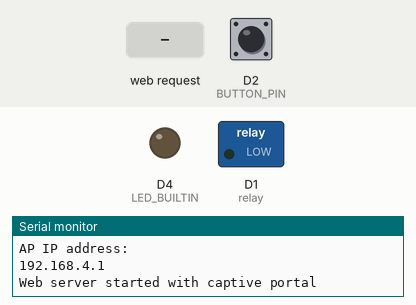
This sketch was run on a simulated ESP8266 (NodeMCU). On the bench: switched loads named in the sketch (green lamp = pin HIGH), output pins drawn as LEDs (lit = HIGH, except the on-board LED, lit = LOW), the last lines printed to the serial monitor. The test bench sets the inputs (shaded band); at power-on: D2 (BUTTON_PIN) HIGH.

Above: at 1.2 s.
1.3 s: D2 (BUTTON_PIN) pulled LOW for 0.15 s
At 1.45 s:
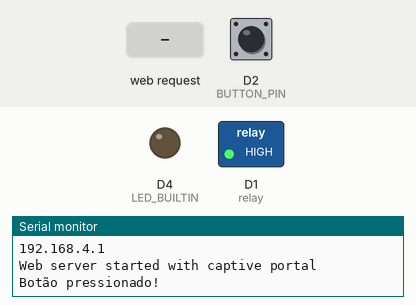
3.0 s: HTTP request GET / received
4.5 s: D2 (BUTTON_PIN) pulled LOW for 1 s
7.0 s: HTTP request GET /cmd received
8.5 s: HTTP request GET /cmd?val=ok received
Timing chart, 0 to 11.0 s (numbered marks = the images above; inputs shaded):
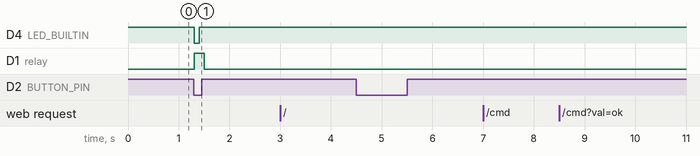

Measured:
- after the input at 1.3 s, D4 (LED_BUILTIN): HIGH → LOW at once, → HIGH 0.10 s later; D1 (relay): LOW → HIGH at once, → LOW 0.20 s later

The sketch:

esp8266-lock-portal.ino
```cpp
#include <ESP8266WiFi.h>
#include <ESP8266WebServer.h>
#include <DNSServer.h>

const byte DNS_PORT = 53;
DNSServer dnsServer;
ESP8266WebServer server(80);

const char* apSSID = "ESP-CMD-PORTAL";

String receivedMessage = "";
const int relay = 5;  //D1

unsigned long lastCommandTime = 0;
const unsigned long commandCooldown = 5000;  // 5 segundos

// Relé não bloqueante
bool isRelayActive = false;
unsigned long relayStartTime = 0;
const unsigned long relayDuration = 200;  // ms

bool ledPulseActive = false;
unsigned long ledPulseStartTime = 0;
const unsigned long ledPulseDuration = 100;  // ms

#define BUTTON_PIN D2
const int buttonPin = 4;  // D2

// Página principal
void handleRoot() {
  Serial.println("handleRoot() called");
  String html = R"rawliteral(
    <!DOCTYPE html>
    <html>
    <head>
      <meta charset="UTF-8">
      <title>ESP8266 Command Portal</title>
      <style>
        body { font-family: sans-serif; background: #f4f4f4; text-align: center; padding: 2em; }
        button {
          padding: 10px 20px;
          font-size: 1.2em;
          background: #007bff;
          color: white;
          border: none;
          border-radius: 5px;
          cursor: pointer;
        }
        button:disabled {
          background: #ccc;
          cursor: not-allowed;
        }
        #response {
          margin-top: 20px;
          font-weight: bold;
          font-size: 1.1em;
        }
        .success { color: green; }
        .error { color: red; }
        .info { color: #555; }
      </style>
    </head>
    <body>
      <h1>ESP8266 Command Portal</h1>
      <p>Send a command via URL like: <code>/cmd?val=ACTIVATE</code></p>
      <button id="openBtn" onclick="sendCommand()">OPEN</button>
      <div id="response" class="info">Ready</div>

      <script>
        let cooldownInterval = null;

        function sendCommand() {
          const btn = document.getElementById("openBtn");
          const resp = document.getElementById("response");

          btn.disabled = true;
          resp.textContent = "Sending...";
          resp.className = "info";

          fetch('/cmd?val=ACTIVATE')
            .then(res => res.json())
            .then(data => {
              if (data.status === "ok") {
                resp.textContent = data.message;
                resp.className = "success";
                setTimeout(() => {
                  resp.textContent = "Ready";
                  resp.className = "info";
                }, 3000);
              } else if (data.status === "cooldown") {
                let waitTime = parseInt(data.message.match(/(\d+)/)[0]); // extrai segundos
                resp.className = "error";
                startCooldown(waitTime);
              } else {
                resp.textContent = data.message;
                resp.className = "error";
              }
            })
            .catch(err => {
              resp.textContent = "Erro: " + err;
              resp.className = "error";
            })
            .finally(() => {
              if (!cooldownInterval) btn.disabled = false;
            });
        }

        function startCooldown(seconds) {
          const btn = document.getElementById("openBtn");
          const resp = document.getElementById("response");

          let remaining = seconds;
          btn.disabled = true;

          if (cooldownInterval) clearInterval(cooldownInterval);
          cooldownInterval = setInterval(() => {
            if (remaining > 0) {
              resp.textContent = `Cooldown ativo — tenta novamente em ${remaining--}s`;
            } else {
              clearInterval(cooldownInterval);
              cooldownInterval = null;
              resp.textContent = "Ready";
              resp.className = "info";
              btn.disabled = false;
            }
          }, 1000);
        }
      </script>
    </body>
    </html>
  )rawliteral";

  server.send(200, "text/html", html);
}

// Comando via URL
void handleCommand() {
  Serial.println("handleCommand() called");

  if (server.hasArg("val")) {
    String command = server.arg("val");
    command.trim();
    Serial.println("Command received: " + command);

    unsigned long now = millis();
    if (now - lastCommandTime > commandCooldown) {
      if (command.equals("ACTIVATE")) {
        triggerRelay();
        lastCommandTime = now;

        String json = "{\"status\":\"ok\",\"message\":\"Command executed: ACTIVATE\"}";
        server.send(200, "application/json", json);
      } else {
        String json = "{\"status\":\"error\",\"message\":\"Unknown command: " + command + "\"}";
        server.send(400, "application/json", json);
      }
    } else {
      unsigned long waitTime = (commandCooldown - (now - lastCommandTime)) / 1000;

      String json = "{\"status\":\"cooldown\",\"message\":\"Try again in ";
      json += String(waitTime);
      json += " seconds\"}";
      server.send(429, "application/json", json);
    }
  } else {
    String json = "{\"status\":\"error\",\"message\":\"Missing 'val' parameter in URL\"}";
    server.send(400, "application/json", json);
  }
}

// Redirecionar para /
void handleNotFound() {
  server.sendHeader("Location", "/", true);
  server.send(302, "text/plain", "");
}

void handleButtonPress() {
  static bool buttonWasPressed = false;
  int reading = digitalRead(buttonPin);
  unsigned long now = millis();

  // Se o botão está pressionado (LOW) e ainda não foi processado
  if (reading == LOW && !buttonWasPressed) {
    Serial.println("Botão pressionado!");

    // Verifica o cooldown
    if (now - lastCommandTime > commandCooldown) {
      triggerRelay();
      lastCommandTime = now;
    } else {
      Serial.println("Cooldown ativo — comando ignorado");
    }

    buttonWasPressed = true;  // marca como já processado
  }

  // Quando o botão é libertado, limpa o estado
  if (reading == HIGH && buttonWasPressed) {
    buttonWasPressed = false;
  }
}

// Acionar relé (não bloqueante)
void triggerRelay() {
  digitalWrite(relay, HIGH);
  isRelayActive = true;
  relayStartTime = millis();

  // Piscar o LED
  digitalWrite(LED_BUILTIN, LOW);  // acende (ativo em LOW)
  ledPulseActive = true;
  ledPulseStartTime = millis();
}

// Comunicação via Serial
/*
void handleSerialComm() {
  while (Serial.available()) {
    char incomingChar = Serial.read();

    if (incomingChar == '\n') {
      receivedMessage.trim();
      Serial.print("You sent: ");
      Serial.println(receivedMessage);

      if (receivedMessage.equals("ACTIVATE")) {
        unsigned long now = millis();
        if (now - lastCommandTime > commandCooldown) {
          triggerRelay();
          lastCommandTime = now;
        } else {
          Serial.println("Cooldown ativo — comando ignorado");
        }
      }

      receivedMessage = "";
    } else {
      receivedMessage += incomingChar;
    }
  }
}
*/


// Verificar se já passou o tempo de ativação do relé
void handleRelayTimer() {
  if (isRelayActive && millis() - relayStartTime > relayDuration) {
    digitalWrite(relay, LOW);
    isRelayActive = false;
  }
}

void handleLedPulse() {
  if (ledPulseActive && millis() - ledPulseStartTime > ledPulseDuration) {
    digitalWrite(LED_BUILTIN, HIGH);  // apaga
    ledPulseActive = false;
  }
}

void setup() {
  pinMode(LED_BUILTIN, OUTPUT);
  digitalWrite(LED_BUILTIN, HIGH);

  digitalWrite(relay, LOW);
  pinMode(relay, OUTPUT);

  pinMode(BUTTON_PIN, INPUT_PULLUP);

  Serial.begin(9600);

  // Allow immediate command execution after boot by resetting the cooldown
  lastCommandTime = millis() - commandCooldown;

  WiFi.softAP(apSSID);
  IPAddress myIP = WiFi.softAPIP();
  Serial.println("AP IP address: ");
  Serial.println(myIP);

  dnsServer.start(DNS_PORT, "*", myIP);

  server.on("/", handleRoot);
  server.on("/cmd", handleCommand);
  server.onNotFound(handleNotFound);
  server.begin();

  Serial.println("Web server started with captive portal");
}

void loop() {
  //handleSerialComm();
  dnsServer.processNextRequest();
  server.handleClient();
  handleRelayTimer();
  handleButtonPress();
  handleLedPulse();
}
```
